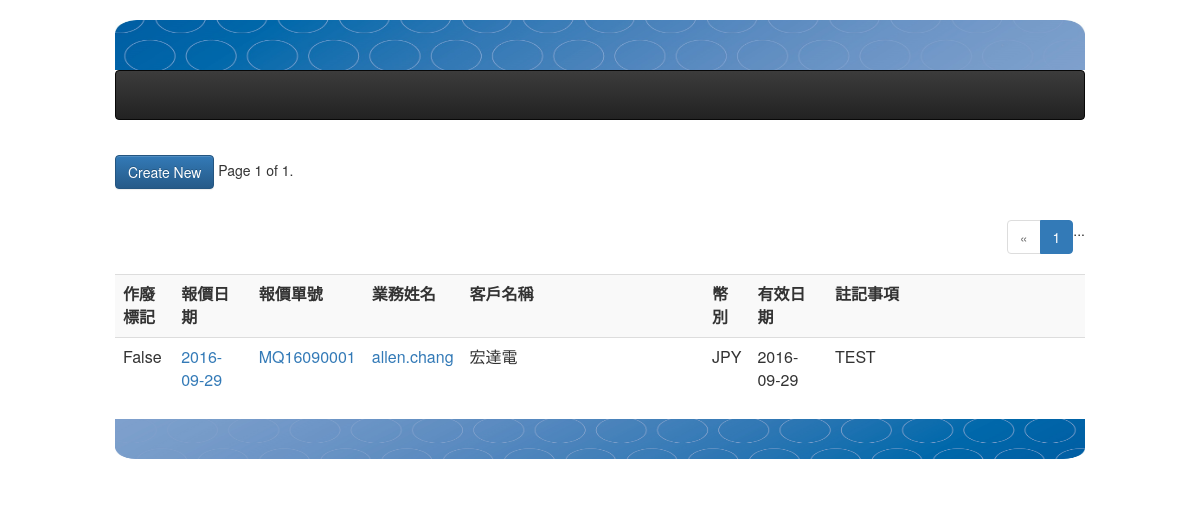
The app's page /modelquote/ with its own data.
### modelquote/models.py (models this page shows, shortened)
class ModelQuote(models.Model):
    request_user = models.CharField(max_length=60, null=False, blank=False) #開單人
    order_number = models.CharField(max_length=12, null=True, blank=True, unique=True) #報價單號
    ord_date = models.DateField(default=timezone.now) #報價日期
    customer = models.ForeignKey(Customer) #客戶編號
    effective_date = models.DateField( default=timezone.now ) # 報價單有效日期
    currency = models.ForeignKey( Currency )
    invalid = models.BooleanField(default=False) #作廢
    comment = models.TextField(null=True, blank=True)
    create_at = models.DateTimeField(auto_now_add=True, auto_now =False)
    modify = models.DateTimeField(auto_now_add=False, auto_now =True)
    objects = OrderNumberManager()
    def get_absolute_url(self):
        return reverse( "modelquote:detail", kwargs={"pk": self.id} )

### customers/models.py (models this page shows, shortened)
class Customer(models.Model):
    sap_no = models.CharField(primary_key=True, max_length=18) # SAP客尸編號 -9223372036854775808 to 9223372036854775807
    title = models.CharField(max_length=36, null=False, blank=False)
    address = models.CharField( max_length=100, null=True, blank=True)
    phone = models.CharField(max_length=100, null=True, blank=True)
    faxno = models.CharField(max_length=100, null=True, blank=True)
    invalid = models.BooleanField(default=False)#作廢
    create_at = models.DateTimeField(auto_now_add=True, auto_now =False)
    modify = models.DateTimeField(auto_now_add=False, auto_now =True)

### quotations/models.py (models this page shows)
class Currency(models.Model):
    code = models.CharField(primary_key=True, max_length=3, )
    description = models.CharField(max_length=36, null=False, blank=False)
    def __str__(self):
        return self.code

### modelquote/views.py (the view)
class ModelQuoteList( ListView):
    model = ModelQuote
    paginate_by = 5

### templates/modelquote/modelquote_list.html (shortened to what this page needs)
{% extends "base.html" %}
{% block content %}
  <div>
      <span ><a href="/modelquote/create" class="btn btn-primary">Create New</a></span>
      <span align="right">
          <div class="pagination">
              <span class="step-links">
                  <span class="current">
                      Page {{ page_obj.number }} of {{ page_obj.paginator.num_pages }}.
                  </span>
              </span>
          </div>
      <span>
  <div>
    <nav aria-label="...">
      <ul class="pagination">
        {% if page_obj.has_previous %}
          <li class="active"><a href="?page={{ page_obj.previous_page_number }}" aria-label="Previous"><span aria-hidden="true">&laquo;</span></a></li>
        {% else %}
          <li class="disabled"><a href="#" aria-label="Previous"><span aria-hidden="true">&laquo;</span></a></li>
        {% endif %}
        <li class="active"><a href="#">1 <span class="sr-only">{{ page_obj.number }}</span></a></li>
        ...
      </ul>
    </nav>
<div>
    <table class="table table-striped" >
      <tr>
        <th width="6%">作廢標記</th>
        <th width="8%">報價日期</th>
        <th width="8%">報價單號</th>
        <th width="8%">業務姓名</th>
        <th width="25%">客戶名稱</th>
        <th width="4%">幣別</th>
        <th width="8%">有效日期</th>
        <th>註記事項</th>
      </tr>
    {% for record in object_list %}
      <tr>
        <td>{{ record.invalid }}</td>
        <td><a href='{{ record.get_absolute_url }}'>{{ record.ord_date | date:"Y-m-d" }}</a></td>
        <td><a href='{{ record.get_absolute_url }}'>{{ record.order_number }}</a></td>
        <td><a href='{{ record.get_absolute_url }}'>{{ record.request_user }}</a></td>
        <td>{{ record.customer.title }}</td>
        <td>{{ record.currency }}</td>
        <td>{{ record.effective_date | date:"Y-m-d" }}</td>
        <td>{{ record.comment | linebreaks | truncatechars:30 }}</td>
      </tr>
    {% endfor %}
    </table>
<div>
{% endblock content %}

### records on screen
ModelQuote: invalid "False", ord_date "2016-09-29", order_number "MQ16090001", request_user "allen.chang", customer "宏達電", currency "JPY", effective_date "2016-09-29", comment "TEST"

### other values on screen
{{ page_obj.number }} "1"
{{ page_obj.paginator.num_pages }} "1"
